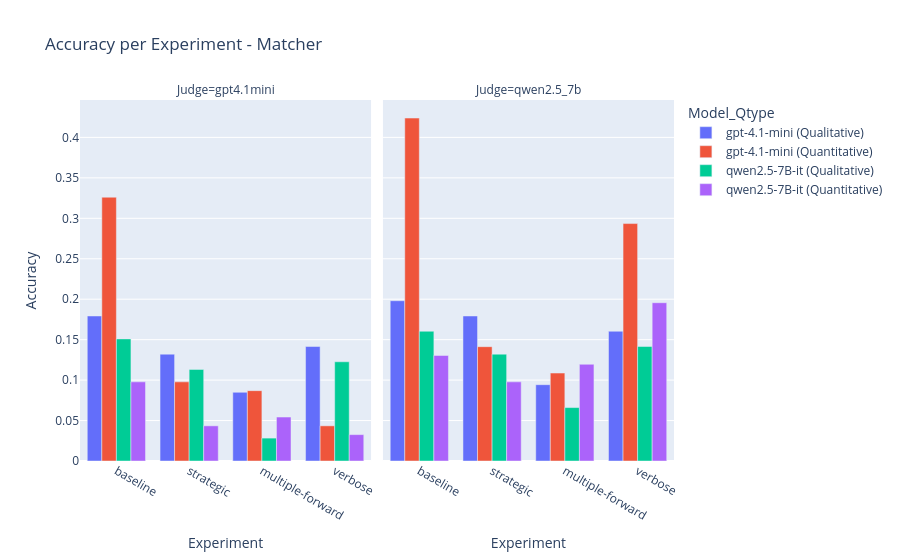

Here is the notebook cell this chart was saved with:
### Code cell
df = pd.DataFrame(res, columns=["Judge", "Testee","Experiment", "Q-Type", "DataPoints", "Accuracy"])
df["Model_Qtype"] = df["Testee"] + " (" + df["Q-Type"] + ")"

fig = px.bar(
    df,
    x="Experiment",
    y="Accuracy",
    color="Model_Qtype",   # distinct color for each Model + Q-Type
    barmode="group",
    facet_col="Judge",
    text="Accuracy",
    title="Accuracy per Experiment - Matcher"
)

fig.update_traces(texttemplate='%{text:.2f}', textposition='outside')
fig.update_layout(uniformtext_minsize=8, uniformtext_mode='hide')
fig.show()

### Figure 1 — Plotly figure (JSON) as saved in the notebook; plotly's stock layout.template omitted (floating-point values rounded to 4 significant figures)
{"data": [{"alignmentgroup": "True", "hovertemplate": "Model_Qtype=gpt-4.1-mini (Qualitative)<br>Judge=gpt4.1mini<br>Experiment=%{x}<br>Accuracy=%{text}<extra></extra>", "legendgroup": "gpt-4.1-mini (Qualitative)", "marker": {"color": "#636efa", "pattern": {"shape": ""}}, "name": "gpt-4.1-mini (Qualitative)", "offsetgroup": "gpt-4.1-mini (Qualitative)", "orientation": "v", "showlegend": true, "text": [0.1792, 0.1321, 0.08491, 0.1415], "textposition": "outside", "texttemplate": "%{text:.2f}", "type": "bar", "x": ["baseline", "strategic", "multiple-forward", "verbose"], "xaxis": "x", "y": [0.1792, 0.1321, 0.08491, 0.1415], "yaxis": "y"}, {"alignmentgroup": "True", "hovertemplate": "Model_Qtype=gpt-4.1-mini (Qualitative)<br>Judge=qwen2.5_7b<br>Experiment=%{x}<br>Accuracy=%{text}<extra></extra>", "legendgroup": "gpt-4.1-mini (Qualitative)", "marker": {"color": "#636efa", "pattern": {"shape": ""}}, "name": "gpt-4.1-mini (Qualitative)", "offsetgroup": "gpt-4.1-mini (Qualitative)", "orientation": "v", "showlegend": false, "text": [0.1981, 0.1792, 0.09434, 0.1604], "textposition": "outside", "texttemplate": "%{text:.2f}", "type": "bar", "x": ["baseline", "strategic", "multiple-forward", "verbose"], "xaxis": "x2", "y": [0.1981, 0.1792, 0.09434, 0.1604], "yaxis": "y2"}, {"alignmentgroup": "True", "hovertemplate": "Model_Qtype=gpt-4.1-mini (Quantitative)<br>Judge=gpt4.1mini<br>Experiment=%{x}<br>Accuracy=%{text}<extra></extra>", "legendgroup": "gpt-4.1-mini (Quantitative)", "marker": {"color": "#EF553B", "pattern": {"shape": ""}}, "name": "gpt-4.1-mini (Quantitative)", "offsetgroup": "gpt-4.1-mini (Quantitative)", "orientation": "v", "showlegend": true, "text": [0.3261, 0.09783, 0.08696, 0.04348], "textposition": "outside", "texttemplate": "%{text:.2f}", "type": "bar", "x": ["baseline", "strategic", "multiple-forward", "verbose"], "xaxis": "x", "y": [0.3261, 0.09783, 0.08696, 0.04348], "yaxis": "y"}, {"alignmentgroup": "True", "hovertemplate": "Model_Qtype=gpt-4.1-mini (Quantitative)<br>Judge=qwen2.5_7b<br>Experiment=%{x}<br>Accuracy=%{text}<extra></extra>", "legendgroup": "gpt-4.1-mini (Quantitative)", "marker": {"color": "#EF553B", "pattern": {"shape": ""}}, "name": "gpt-4.1-mini (Quantitative)", "offsetgroup": "gpt-4.1-mini (Quantitative)", "orientation": "v", "showlegend": false, "text": [0.4239, 0.1413, 0.1087, 0.2935], "textposition": "outside", "texttemplate": "%{text:.2f}", "type": "bar", "x": ["baseline", "strategic", "multiple-forward", "verbose"], "xaxis": "x2", "y": [0.4239, 0.1413, 0.1087, 0.2935], "yaxis": "y2"}, {"alignmentgroup": "True", "hovertemplate": "Model_Qtype=qwen2.5-7B-it (Qualitative)<br>Judge=gpt4.1mini<br>Experiment=%{x}<br>Accuracy=%{text}<extra></extra>", "legendgroup": "qwen2.5-7B-it (Qualitative)", "marker": {"color": "#00cc96", "pattern": {"shape": ""}}, "name": "qwen2.5-7B-it (Qualitative)", "offsetgroup": "qwen2.5-7B-it (Qualitative)", "orientation": "v", "showlegend": true, "text": [0.1509, 0.1132, 0.0283, 0.1226], "textposition": "outside", "texttemplate": "%{text:.2f}", "type": "bar", "x": ["baseline", "strategic", "multiple-forward", "verbose"], "xaxis": "x", "y": [0.1509, 0.1132, 0.0283, 0.1226], "yaxis": "y"}, {"alignmentgroup": "True", "hovertemplate": "Model_Qtype=qwen2.5-7B-it (Qualitative)<br>Judge=qwen2.5_7b<br>Experiment=%{x}<br>Accuracy=%{text}<extra></extra>", "legendgroup": "qwen2.5-7B-it (Qualitative)", "marker": {"color": "#00cc96", "pattern": {"shape": ""}}, "name": "qwen2.5-7B-it (Qualitative)", "offsetgroup": "qwen2.5-7B-it (Qualitative)", "orientation": "v", "showlegend": false, "text": [0.1604, 0.1321, 0.06604, 0.1415], "textposition": "outside", "texttemplate": "%{text:.2f}", "type": "bar", "x": ["baseline", "strategic", "multiple-forward", "verbose"], "xaxis": "x2", "y": [0.1604, 0.1321, 0.06604, 0.1415], "yaxis": "y2"}, {"alignmentgroup": "True", "hovertemplate": "Model_Qtype=qwen2.5-7B-it (Quantitative)<br>Judge=gpt4.1mini<br>Experiment=%{x}<br>Accuracy=%{text}<extra></extra>", "legendgroup": "qwen2.5-7B-it (Quantitative)", "marker": {"color": "#ab63fa", "pattern": {"shape": ""}}, "name": "qwen2.5-7B-it (Quantitative)", "offsetgroup": "qwen2.5-7B-it (Quantitative)", "orientation": "v", "showlegend": true, "text": [0.09783, 0.04348, 0.05435, 0.03261], "textposition": "outside", "texttemplate": "%{text:.2f}", "type": "bar", "x": ["baseline", "strategic", "multiple-forward", "verbose"], "xaxis": "x", "y": [0.09783, 0.04348, 0.05435, 0.03261], "yaxis": "y"}, {"alignmentgroup": "True", "hovertemplate": "Model_Qtype=qwen2.5-7B-it (Quantitative)<br>Judge=qwen2.5_7b<br>Experiment=%{x}<br>Accuracy=%{text}<extra></extra>", "legendgroup": "qwen2.5-7B-it (Quantitative)", "marker": {"color": "#ab63fa", "pattern": {"shape": ""}}, "name": "qwen2.5-7B-it (Quantitative)", "offsetgroup": "qwen2.5-7B-it (Quantitative)", "orientation": "v", "showlegend": false, "text": [0.1304, 0.09783, 0.1196, 0.1957], "textposition": "outside", "texttemplate": "%{text:.2f}", "type": "bar", "x": ["baseline", "strategic", "multiple-forward", "verbose"], "xaxis": "x2", "y": [0.1304, 0.09783, 0.1196, 0.1957], "yaxis": "y2"}], "layout": {"annotations": [{"font": {}, "showarrow": false, "text": "Judge=gpt4.1mini", "x": 0.245, "xanchor": "center", "xref": "paper", "y": 1, "yanchor": "bottom", "yref": "paper"}, {"font": {}, "showarrow": false, "text": "Judge=qwen2.5_7b", "x": 0.755, "xanchor": "center", "xref": "paper", "y": 1, "yanchor": "bottom", "yref": "paper"}], "barmode": "group", "legend": {"title": {"text": "Model_Qtype"}, "tracegroupgap": 0}, "title": {"text": "Accuracy per Experiment - Matcher"}, "uniformtext": {"minsize": 8, "mode": "hide"}, "xaxis": {"anchor": "y", "domain": [0, 0.49], "title": {"text": "Experiment"}}, "xaxis2": {"anchor": "y2", "domain": [0.51, 1], "matches": "x", "title": {"text": "Experiment"}}, "yaxis": {"anchor": "x", "domain": [0, 1], "title": {"text": "Accuracy"}}, "yaxis2": {"anchor": "x2", "domain": [0, 1], "matches": "y", "showticklabels": false}}}
